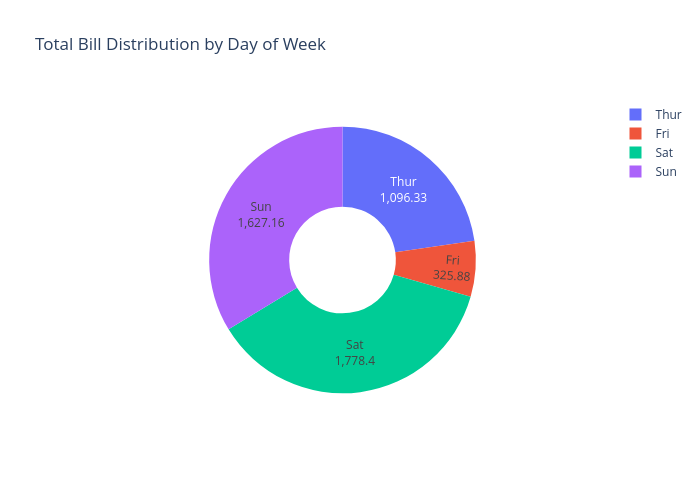

The cell this chart's notebook holds for it:
### Markdown cell above
Создайте круговую диаграмму для анализа соотношения категорий. Используйте набор данных tips. Создайте круговую диаграмму, показывающую долю общих счетов по дням.

### Code cell
fig = px.pie(data_frame = df_tips,
             names='day',
             values='total_bill',
             hole = 0.4,
             category_orders={'day': ['Thur', 'Fri', 'Sat', 'Sun']},
             title='Total Bill Distribution by Day of Week',
             width=700,
             height=500,)
fig.update_traces( # обновить данные объектов
    textinfo = 'value+label', # Как подписать данные на диаграмме
    pull = [0, 0, 0, 0.2] # Выделение отдельного кусочка пирога
)             
fig.show()

### Figure 1 — Plotly figure (JSON) as saved in the notebook; plotly's stock layout.template omitted (floating-point values rounded to 4 significant figures; data arrays with more than 128 entries replaced by an {"elided": "..."} marker saying what was removed)
{"data": [{"direction": "clockwise", "domain": {"x": [0, 1], "y": [0, 1]}, "hole": 0.4, "hovertemplate": "day=%{label}<br>total_bill=%{value}<extra></extra>", "labels": {"elided": "244 str values"}, "legendgroup": "", "name": "", "pull": [0, 0, 0, 0.2], "showlegend": true, "sort": false, "textinfo": "value+label", "type": "pie", "values": {"elided": "244 float values"}}], "layout": {"height": 500, "legend": {"tracegroupgap": 0}, "title": {"text": "Total Bill Distribution by Day of Week"}, "width": 700}}
